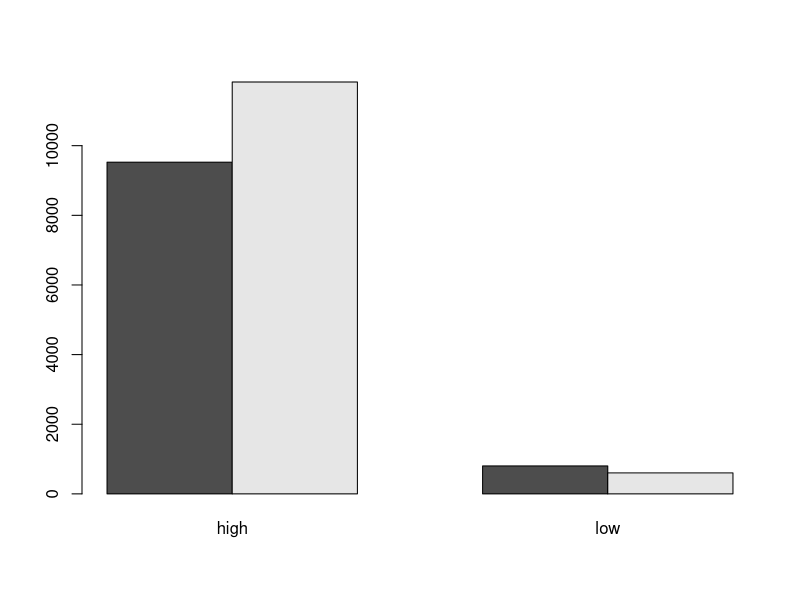
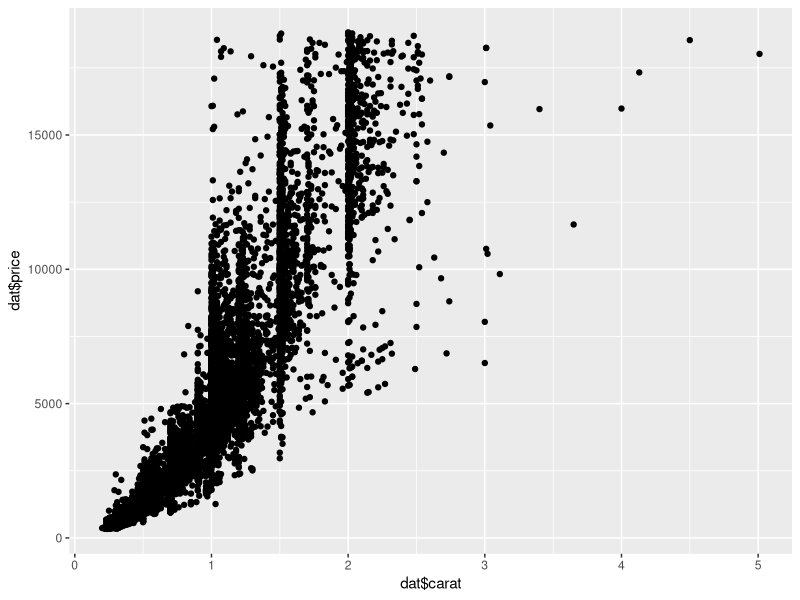
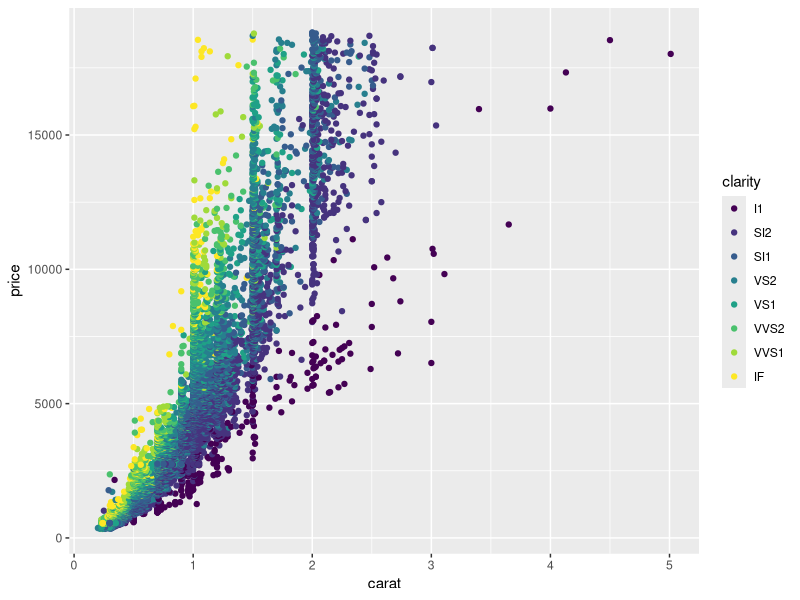
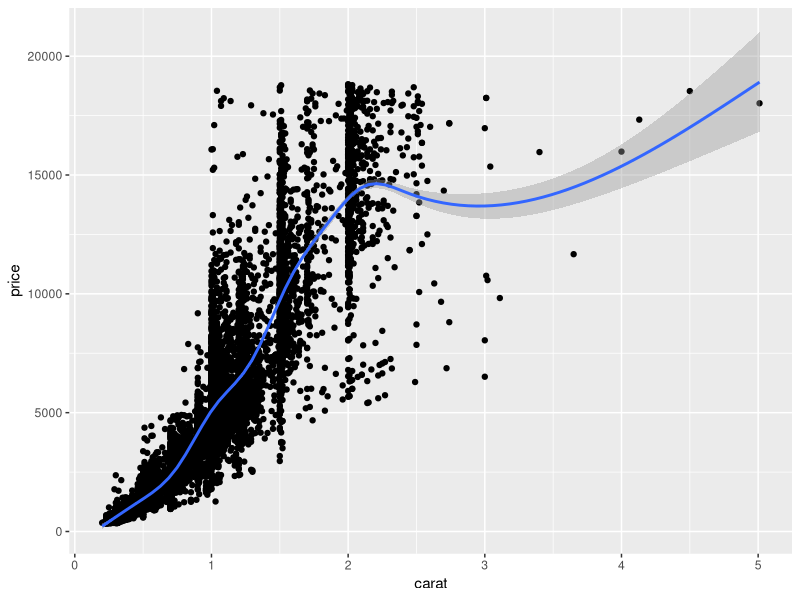
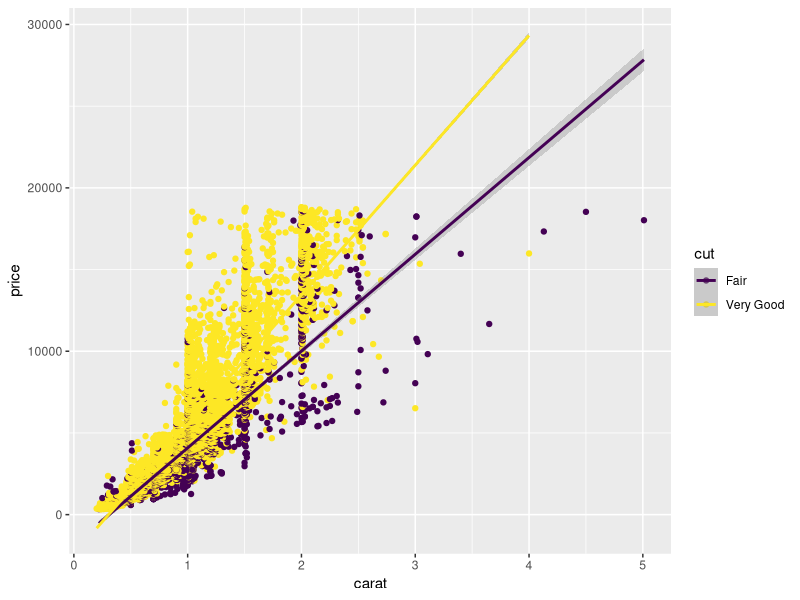
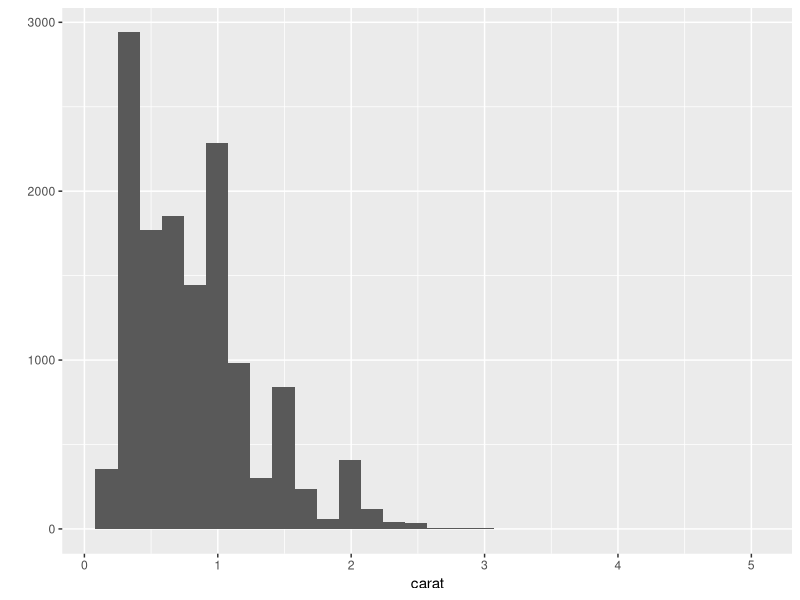
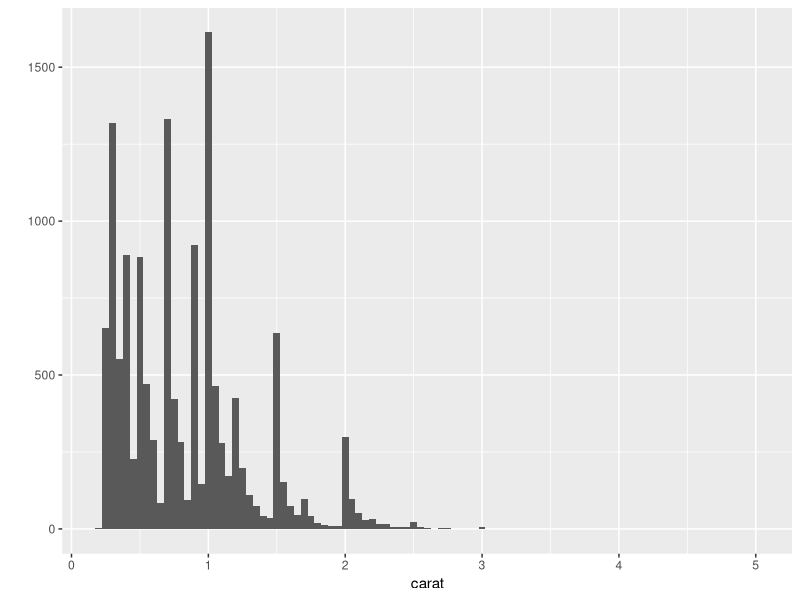
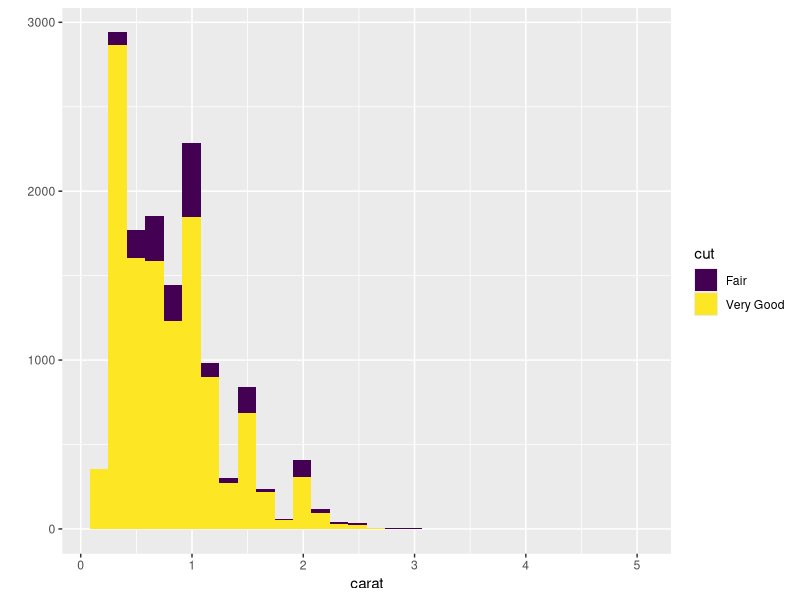

Write the R code that produced these figures, in order.
# written by Joe Hilgard March 2014
# borrowing liberally from Hadley Wickham's 2007 presentation and code
# Powerpoint at http://ggplot2.org/resources/2007-vanderbilt.pdf
# Code at http://ggplot2.org/resources/the-grammar.r

# Please find the documentation at http://docs.ggplot2.org/current/
# for further instructions, functions, and arguments.

# install & load ggplot2
install.packages("ggplot2")
require(ggplot2)
# store the "diamonds" dataset as object "dat"
# <- or = takes the stuff on the right and stores it to the object on the left
dat <- diamonds
# what are the column names of "diamonds"?
colnames(diamonds)

# what are the levels of the factor "cut"?
levels(dat$cut)
dat[1,c("carat", "cut")]
# for speed's sake we'll restrict it to just two levels of "cut"
# make a dataset of just those levels.
dat=diamonds[diamonds$cut %in% c("Fair", "Very Good"),]
# lm() fits a model & gets the t-test
# note that you can store models to objects
model = lm(price ~ carat * cut, data=dat)
summary(model)

# if you wanted to make the dopey categorical binned interaction plot,
# it's actually a fair bit of work making the +/- 1 SD
dat$caratBin = NULL
dat$caratBin[dat$carat > mean(dat$carat) + sd(dat$carat)] = "high"
dat$caratBin[dat$carat < mean(dat$carat) - sd(dat$carat)] = "low"
dat2 = na.omit(dat)
table = tapply(dat2$price, list(dat2$cut, dat2$caratBin), FUN=mean)
table = table[complete.cases(table),]
barplot(table, beside=T)
# 68% of your data is within +/-1SD of the mean.
# When you go to plot, you're gonna throw 68% of your data in
# the garbage? I'd rather you didn't.

# GGPLOT has two main tools: qplot() "quick plot" and ggplot() "grammar of graphics plot"
# qplot() is simple and effective for most casual applications.
  # It has reasonable defaults.
# ggplot() is more precise and rigorous, requiring you to specify more options.


qplot(dat$carat, dat$price) # supply two continuous values and qplot intuits a scatterplot

# if you get sick of typing dat$ over and over again, just name the data frame in data=
# and just tell it what column you want mapped to what feature of the graph
qplot(x=carat, y=price, col=clarity, data=dat)

# for regression lines we ask for multiple geoms
# to ask for multiple geoms, use c() to combine them into a vector
# this will get both point geoms and regression line geoms.
# geom "smooth" defaults to locally-weighted regresion curves
# such as loess or GAM as appropriate given N
qplot(x=carat, y=price, data=dat, 
      geom=c("point", "smooth"))

# You can specify method=lm for the strictly linear regression line (instead of locally-weighted)
qplot(x=carat, y=price, col=cut,
      data=dat, geom=c("point", "smooth"),
      method=lm)
# you can see the model holds great until about 3 carats,
# after which it goes all pear-shaped.

# you can request histograms too
qplot(carat, data=dat, geom="histogram")
# modify the binwidth for narrower or wider bins
qplot(carat, data=dat, geom="histogram", binwidth=.05)
# map a feature onto "fill" to get stacked histogram bars
qplot(carat, data=dat, 
      geom="histogram", fill=cut)
# NB: like in powerpoint, "fill" refers to the inside of shapes,
#   while "color" refers to the outline of shapes. Compare:
qplot(carat, data=dat, 
      geom="histogram", col=cut)


# ggplot gives you the power to change anything about your graph,
# just using + to add additional objects and arguments.
# the aes() wrapper is what tells ggplot what column of data corresponds
# to which element or feature of the graph.
# arguments outside the aes() wrapper are set as constants, as for 
# alpha transparancy of points here.
ggplot(dat, aes(x=carat, y=price, col=cut)) + # the base line sets the defaults
  geom_point(alpha=.5) +
  geom_smooth(method=lm) +
  scale_y_continuous(limits=c(0, 20000))

# you can store ggplots to objects!
d <- ggplot(dat,
            aes(x=carat, y=price))
# then call them, with additional arguments if you want.
d + geom_point()
d + geom_point(aes(colour = carat))

ggplot(dat, aes(x=clarity, y=price)) +
  geom_point(position="jitter", aes(alpha=carat, color=cut))

ggplot(data=dat, aes(x=carat, y=price, col=cut)) +
  geom_point() +
  geom_smooth(method="lm")

# now to really show y'all some shit
# suppose you have a 3-way interaction
# that can be kinda difficult to look at, right?
# with facet wrapping, you can plot the interaction at each
# level of a 3rd factor.

plot2 = ggplot(data=dat, aes(x=carat, y=price, col=clarity)) +
  geom_point() +
  geom_smooth(method="lm") +
  facet_wrap(~cut)
plot2

# facet_wrap takes arguments as though they were a prediction formula
# so you put in a tilde and then the factor level you want to condition on
# you could even do products of factor levels for bigger interactions,
# or facet wrap by subject for time-series data, etc.
# note that you can also specify the number of rows and columns for the
# resulting matrix of graphs.

# we can plot a stat with a variety of geoms
ex = ggplot(data=dat, aes(x=carat))
# Histogram is stat_bin with geom_bar
ex + geom_histogram()
ex + stat_bin(geom="bar")
# We could always change the geom, representing the same stat
# with a different geometric object
ex + stat_bin(geom="point")
ex + stat_bin(geom="area")
ex + stat_bin(geom="line")
# this showcases the remarkable modularity and flexibility of ggplot2
ex + stat_bin(geom="line", aes(x=carat, col=cut))

# What about prettying things up, e.g.:
  # Changing font size
  # Removing grey background
  # Converting to B&W
# All this presentational stuff is mostly handled with "themes"
# See http://docs.ggplot2.org/current/theme.html for the
  # full list of all possible theme elements
# See http://docs.ggplot2.org/dev/vignettes/themes.html for vignette

ex + 
  stat_bin(geom="line", aes(x=carat, lty=cut)) +
  theme_bw()

require(grid) # for specifying units in inches, cm, etc.
ex + 
  stat_bin(geom="line", aes(x=carat, lty=cut)) +
  theme(axis.title = element_text(size=24) # change size of axis title
        , legend.key.size = unit(.7, "inch") # make legend bigger
        )

# if you don't like dead space outside range, use the 'expand' argument in your axis statement
  # set things to zero (or whatever other vector you want)
ex + 
  stat_bin(geom="line", aes(x=carat, lty=cut))
ex +
  stat_bin(geom="line", aes(x=carat, lty=cut)) +
  scale_x_continuous(expand=c(0,0)) 
ex +
  stat_bin(geom="line", aes(x=carat, lty=cut)) +
  scale_x_continuous(expand=c(0,0)) +
  scale_y_continuous(expand=c(0,0))


# You can save a theme to an object for rapid use.
mytheme = theme(axis.title = element_text(size=24) # change size of axis title
                , legend.key.size = unit(.7, "inch") # make legend bigger
)

plot2 + mytheme






# tidyr and ggplot2 work great together!
require(tidyr)
mtcars$car = row.names(mtcars)
mt = gather(mtcars, key=variable, value=value, -car)
View(mt)
ggplot(mt, aes(x=value)) +
  facet_wrap(~variable, scales="free_x") +
  geom_histogram()

# There's plenty more on the internet at docs.ggplot2.org
# and feel free to email me at jhilgard@gmail.com with your data & code
# if you need a hand.


